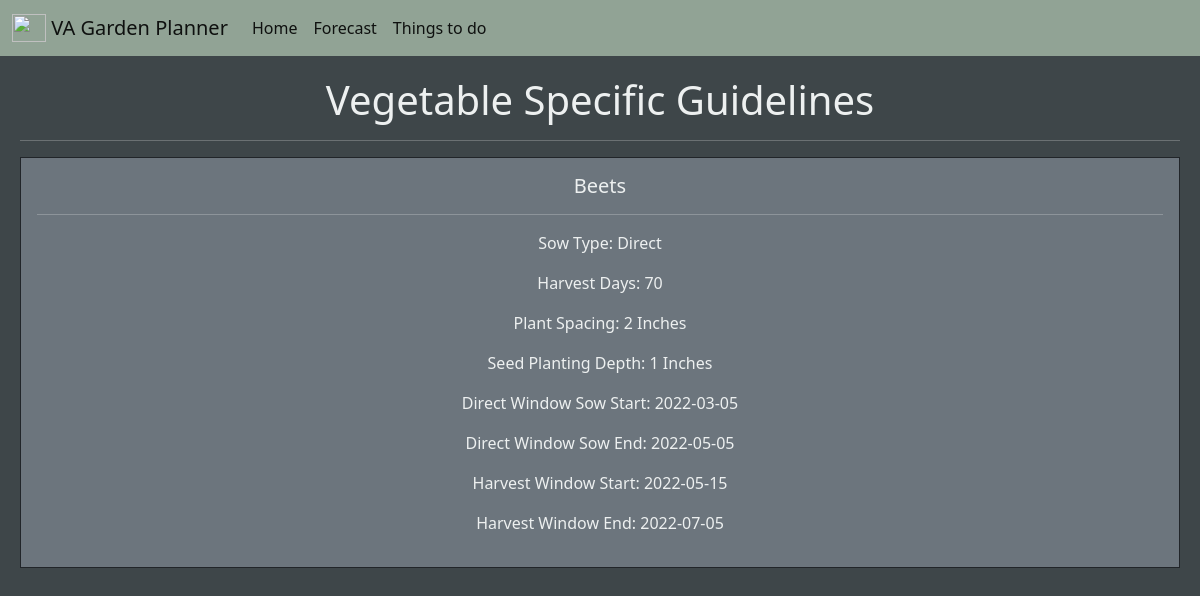
/list/Beets, run on the app's committed database.
### app.py (models this page shows)
class Garden_DB(db.Model):
    id = db.Column(db.Integer, primary_key=True)
    vegetable = db.Column(db.String(200), nullable=False)
    sow_type = db.Column(db.String)  # Direct, Indoors, key used to filter later
    harvest_days = db.Column(db.Integer)  # How many days to harvest
    plant_spacing = db.Column(db.Integer)  # Inches between plants
    seed_depth = db.Column(db.Integer)  # Inches for seed depth
    sow_window_start = db.Column(db.String)  # Window to sow, regardless of sow type
    sow_window_end = db.Column(db.String)  # Window to sow, regardless of sow type
    transplant_window_start = db.Column(db.String)  # Window to transplant if applicable
    transplant_window_end = db.Column(db.String)  # Window to transplant if applicable
    harvest_window_start = db.Column(db.String)  # Window to harvest
    harvest_window_end = db.Column(db.String)  # Window to harvest
    vegetable_picture_url = db.Column(db.String)  # Public URL for vegetable picture
    date_created = db.Column(db.DateTime, default=datetime.utcnow)

### app.py (the view)
@app.route("/list/<get_vegetable>", methods=["GET"])
def get_user_vegetable(get_vegetable):
    transform_vegetable = get_vegetable.title()
    transform_vegetable = (
        db.session.query(Garden_DB).filter_by(vegetable=transform_vegetable).first()
    )
    vegetable = transform_vegetable.vegetable
    sow_type = transform_vegetable.sow_type
    harvest_days = transform_vegetable.harvest_days
    plant_spacing = transform_vegetable.plant_spacing
    seed_depth = transform_vegetable.seed_depth
    if sow_type == "Direct":
        window_start = transform_vegetable.sow_window_start
        window_end = transform_vegetable.sow_window_end
    else:
        window_start = transform_vegetable.transplant_window_start
        window_end = transform_vegetable.transplant_window_end
    harvest_window_start = transform_vegetable.harvest_window_start
    harvest_window_end = transform_vegetable.harvest_window_end
    return render_template(
        "vegetable.html",
        vegetable=vegetable,
        sow_type=sow_type,
        harvest_days=harvest_days,
        plant_spacing=plant_spacing,
        seed_depth=seed_depth,
        window_start=window_start,
        window_end=window_end,
        harvest_window_start=harvest_window_start,
        harvest_window_end=harvest_window_end,
    )

### templates/vegetable.html
{% extends 'base.html' %}
{% block body %}
<div class="container">
    <h1>Vegetable Specific Guidelines</h1>
    <hr>
    <div class="row">
        <div class="col">
            <div class="card-sm-4 border border-dark">
                <div class="card-body bg-secondary ">
                    <h5 class="card-title">{{ vegetable }}</h5>
                    <hr>
                    <p class="text">Sow Type: {{ sow_type }}</p>
                    <p class="text">Harvest Days: {{ harvest_days }}</p>
                    <p class="text">Plant Spacing: {{ plant_spacing }} Inches</p>
                    <p class="text">Seed Planting Depth: {{ seed_depth }} Inches</p>
                    {% if sow_type == "Direct" %}
                    <p class="text">Direct Window Sow Start: {{ window_start }}</p>
                    <p class="text">Direct Window Sow End: {{ window_end }}</p>
                    {% else %}
                    <p class="text">Transplant Window Start: {{ window_start }}</p>
                    <p class="text">Transplant Window End: {{ window_end }}</p>
                    {% endif %}
                    <p class="text">Harvest Window Start: {{ harvest_window_start }}</p>
                    <p class="text">Harvest Window End: {{ harvest_window_end }}</p>
                </div>
            </div>
        </div>
    </div>
</div>
{% endblock %}

### static/css/main.css (style rules this page uses)
.container { max-width: 1200px; padding: 20px; margin-left: auto; margin-right: auto; text-align: center; }
body { background: #3e4649; color: #EDF0F0; }
h1 { color: #EDF0F0; }
.card-body { white-space: normal; word-wrap: break-word; }

### data on the page
Garden_DB: vegetable "Beets", sow_type "Direct", sow_window_start "2022-03-05", sow_window_end "2022-05-05", harvest_window_start "2022-05-15", harvest_window_end "2022-07-05"

### other printed values
{{ harvest_days }} "70"
{{ plant_spacing }} "2"
{{ seed_depth }} "1"
